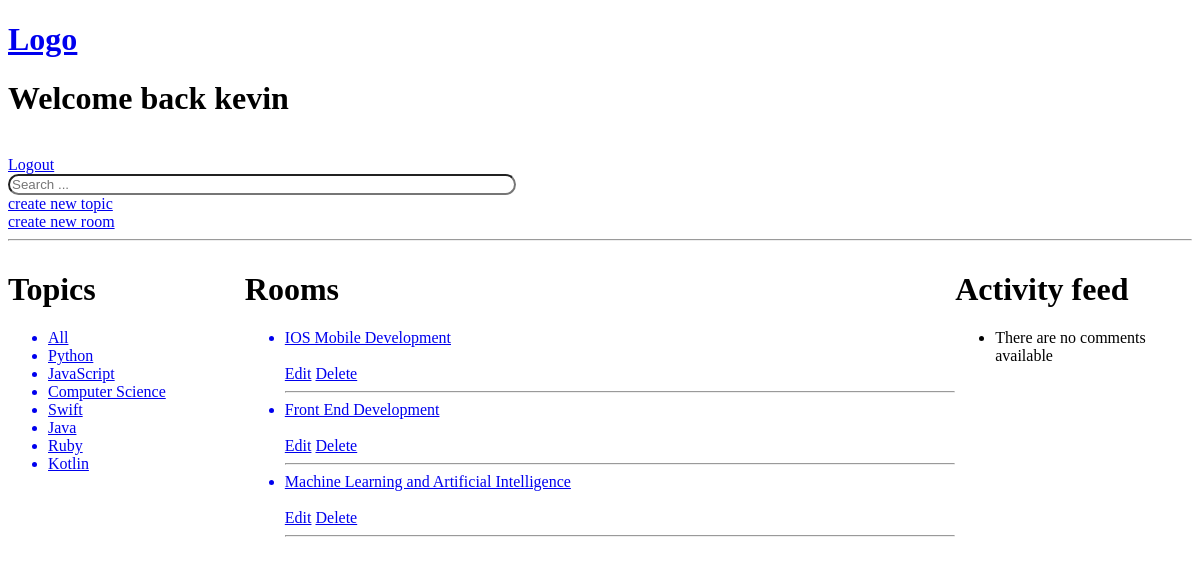
Before: / (signed in) with the older database file.
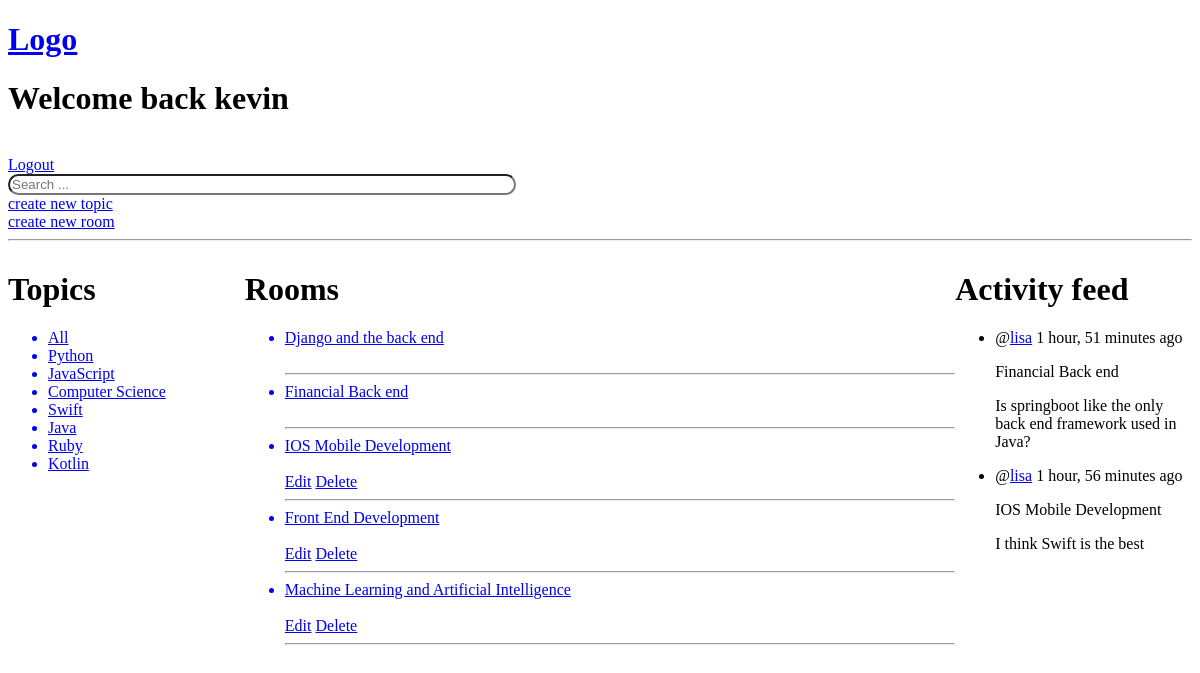
After: the same page with the newer database file.
### room/models.py (models this page shows, shortened)
class Topic(models.Model):
    name = models.CharField(max_length=200)

class Room(models.Model):
    name = models.CharField(max_length=200)
    topic = models.ForeignKey(Topic, on_delete=models.SET_NULL, null=True)
    details = models.TextField(blank=True, null=True)
    creator = models.ForeignKey(User, on_delete=models.CASCADE)
    participants = models.ManyToManyField(User, related_name="participants", blank=True)
    created = models.DateTimeField(auto_now_add=True)
    updated = models.DateTimeField(auto_now=True)
    class Meta:
        ordering = ["-updated", "-created"]
    def __str__(self):
        return self.name

class Comment(models.Model):
    author = models.ForeignKey(User, on_delete=models.CASCADE)
    content = models.TextField(blank=True, null=True)
    room = models.ForeignKey(Room, on_delete=models.CASCADE)
    created = models.DateTimeField(auto_now_add=True)
    updated = models.DateTimeField(auto_now=True)
    class Meta:
        ordering = ["-updated", "-created"]

### room/views.py (the view)
# urls.py: path("", views.homepage, name="homepage"),
@login_required(login_url="user_login")
def homepage(request):
    q = request.GET.get("q") if request.GET.get("q") else ""
    context = {
        "rooms": Room.objects.filter(
            Q(topic__name__icontains=q) |
            Q(name__icontains=q) |
            Q(details__icontains=q) |
            Q(creator__username__icontains=q)
        ),
        "topics": Topic.objects.all(),
        "comments": Comment.objects.all(),
    }
    return render(request, "homepage.html", context)

### room/templates/homepage.html (shortened to what this page needs)
{% extends "main.html" %}
{% block content %}
<h1>Welcome back {{ request.user }}</h1><br>
{% if request.user.is_authenticated %}
<a href="{% url 'user_logout' %}">Logout</a>
{% endif %}
<form method="GET" action="{% url 'homepage' %}">
    <input type="text" name="q" placeholder="Search ..." style="border-radius: 20px; width: 500px;"><br>
</form>
<a href="{% url 'create_topic' %}">create new topic</a><br>
<a href="{% url 'create_room' %}">create new room</a><br>
<hr>
<div class="main_div">
    <div>
        {% include 'topics.html' %}
    </div>
    <div>
        {% include 'rooms.html' %}
    </div>
    <div>
        {% include 'activity_feed.html' %}
    </div>
</div>
{% endblock %}

### room/templates/topics.html
<h1>Topics</h1>
<ul>
  <a href="{% url 'homepage' %}"><li>All</li></a>
  {% for topic in topics %}
  <a href="{% url 'homepage' %}?q={{ topic.name }}"><li>{{ topic.name }}</li></a>
  {% endfor %}
</ul>

### room/templates/rooms.html
<h1>Rooms</h1>
<ul>
    {% for room in rooms %}
    <div>
        <a href="{% url 'view_room' room.id %}"><li>{{ room.name }}</li></a><br>
        {% if room.creator == request.user %}
        <a href="{% url 'edit_room' room.id %}">Edit</a> <a href="{% url 'delete_room' room.id %}">Delete</a>
        {% endif %}
    </div>
    <hr>
    {% endfor %}
</ul>

### room/templates/activity_feed.html
<h1>Activity feed</h1>
<ul>
    {% if not comments %}
    <li>There are no comments available</li>
    {% else %}
    {% for comment in comments %}
    <li>
        <div>
            <p>@<a href="{% url 'user_profile' comment.author.id %}">{{ comment.author }}</a> {{ comment.updated|timesince }} ago</p>
            <p>{{ comment.room }}</p>
            <p>{{ comment.content }}</p>
        </div>
    </li>
    {% endfor %}
    {% endif %}
</ul>

Changed rows visible on the page:
added Room: name "Django and the back end"
added Room: name "Financial Back end"
added Comment: author "lisa", updated "1 hour, 51 minutes", room "Financial Back end", content "Is springboot like the only back end framework used in Java?"
added Comment: author "lisa", updated "1 hour, 56 minutes", room "IOS Mobile Development", content "I think Swift is the best"
Other visible differences:
text no longer shown: "There are no comments available"
